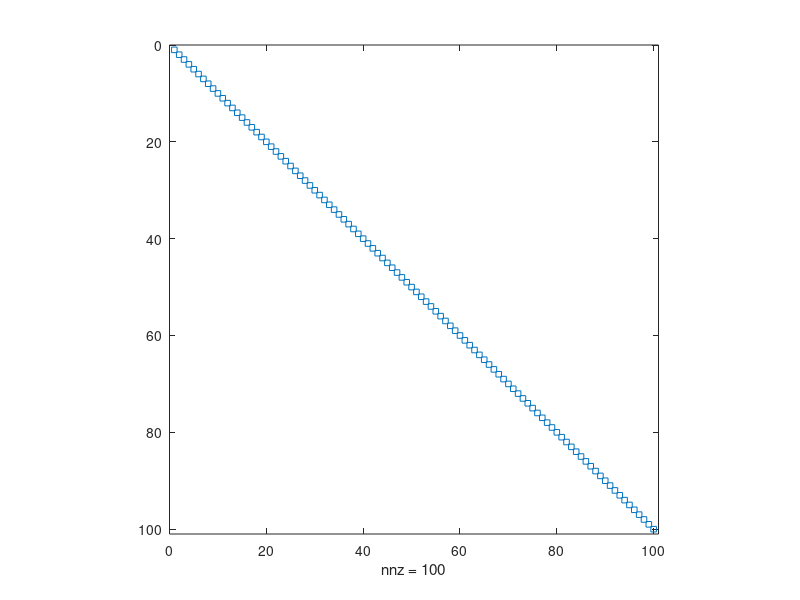
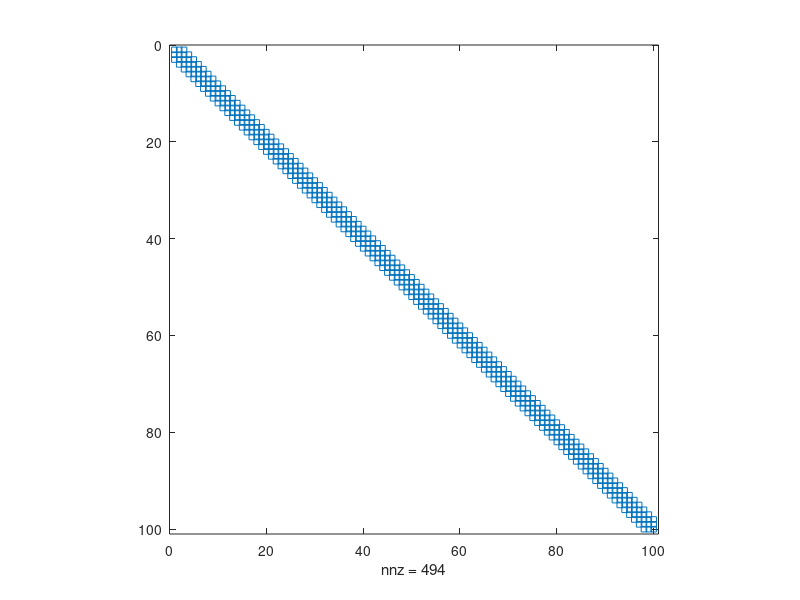
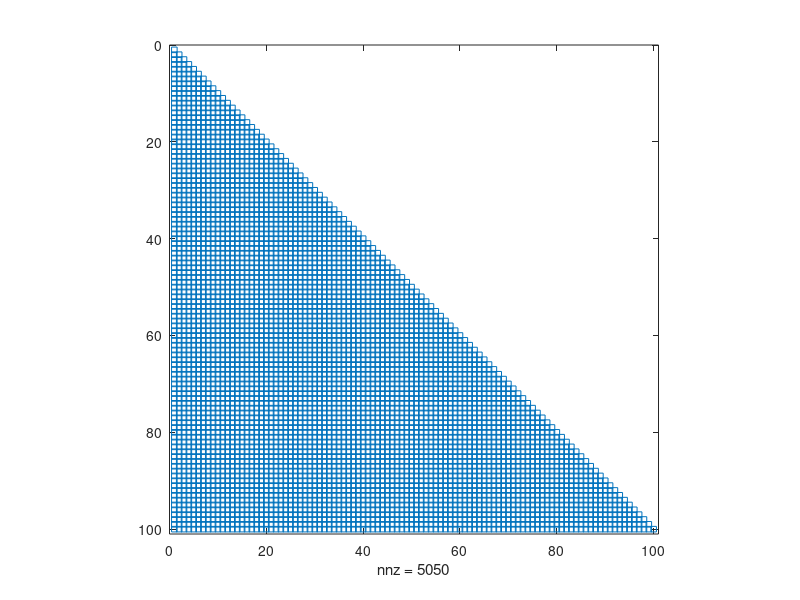
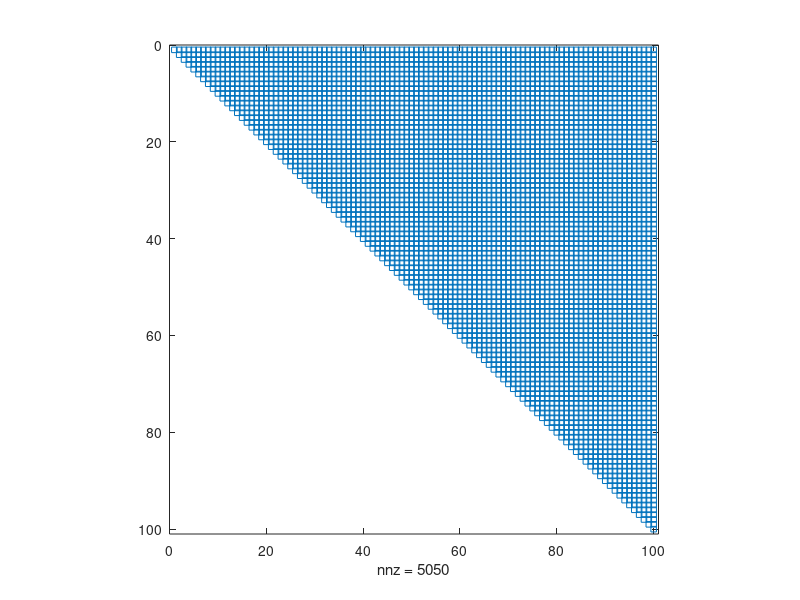

Here is the MATLAB script that generated these plots, in order:
n = 100;
marker = 's'; markersize = 4;
%%% matrix
matrix = eye(n,n);
f1 = figure(1); spy(matrix,marker,markersize); axis('equal');
print(f1, "identity.pdf", "-dpdf","-tight","-S500,500");

%%% Pentadiagonal
width = 2
matrix = diag(1*ones(1,n));
for i=1:width
  matrix = matrix + diag(1*ones(1,n-i),i) + diag(2*ones(1,n-i),-i);
endfor
f2 = figure(2); spy(matrix,marker,markersize); axis('equal')
print(f2, "pentadiagonal.pdf", "-dpdf","-tight","-S500,500");

%%% Lower, Upper
matrix = tril(rand(n));
f3 = figure(2); spy(matrix,marker,markersize); axis('equal')
print(f3, "lower_triangular.pdf", "-dpdf","-tight","-S500,500");
matrix = triu(rand(n));
f4 = figure(4); spy(matrix,marker,markersize); axis('equal')
print(f4, "upper_triangular.pdf", "-dpdf","-tight","-S500,500");

%%% Sparse
width = 3;
blocks_away1 = [0,1,round(n^(1/3))^2,round(n^(1/3))];
matrix = zeros(n);
row = 1;
while row < n
  col = row;
  for br = 1:length(blocks_away1)
    for dr=0:width-1
      r = row+dr+blocks_away1(br)*width;
      for bc = 1:length(blocks_away1)
        for dc=0:width-1
          c = col+dc+blocks_away1(bc)*width;
          matrix(r,c) = 1;
        endfor
       endfor
    endfor
  endfor
  row = row + width;
endwhile
matrix = matrix(1:n,1:n);
f5 = figure(5); spy(matrix,marker,markersize); axis('equal')
print(f5, "sparse.pdf", "-dpdf","-tight","-S500,500");

matrix = rand(n);
f6 = figure(2); spy(matrix,marker,markersize); axis('equal')
print(f6, "dense.pdf", "-dpdf","-tight","-S500,500");

%%% Discontinuous Galerkin
width = 5
matrix = diag(1*ones(1,n));
i = 1;
while i<n
    for wr = 0:width-1
    for wc = 0:width-1
      r = i+wr;
      c = i+wc;
      matrix(r,c) = 1;
    endfor
  endfor
  i=i+width
endwhile
f7 = figure(7); spy(matrix,marker,markersize); axis('equal')
print(f7, "dg.pdf", "-dpdf","-tight","-S500,500");


%%% Discontinuous Galerkin
identity = eye(n,n);
dense = rand(n,n);
matrix = [horzcat(dense, identity); horzcat(identity, dense)];
f8 = figure(8); spy(matrix,marker,markersize); axis('equal')
print(f8, "schur.pdf", "-dpdf","-tight","-S500,500");